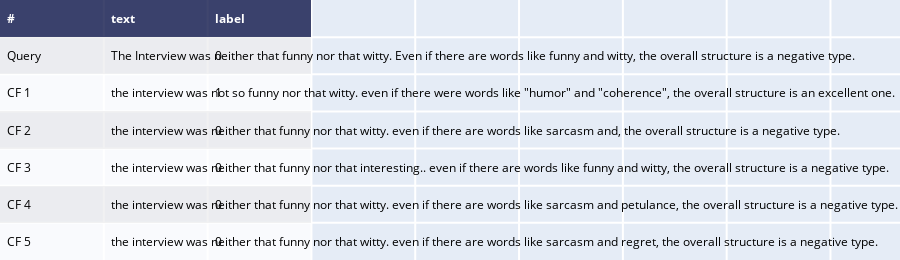

The notebook cell this image was saved under:
### Code cell
local_explanations['polyjuice'].ipython_plot(index=1)

### Figure 1 — Plotly figure (JSON) as saved in the notebook; plotly's stock layout.template omitted (floating-point values rounded to 4 significant figures)
{"data": [{"colorscale": [[0, "#00083e"], [0.5, "#ededee"], [1, "#ffffff"]], "hoverinfo": "none", "opacity": 0.75, "showscale": false, "type": "heatmap", "z": [[0, 0, 0], [0.5, 0.5, 0.5], [1, 1, 1], [0.5, 0.5, 0.5], [1, 1, 1], [0.5, 0.5, 0.5], [1, 1, 1]]}], "layout": {"annotations": [{"align": "left", "font": {"color": "#ffffff"}, "showarrow": false, "text": "<b>#</b>", "x": -0.45, "xanchor": "left", "xref": "x", "y": 0, "yref": "y"}, {"align": "left", "font": {"color": "#ffffff"}, "showarrow": false, "text": "<b>text</b>", "x": 0.55, "xanchor": "left", "xref": "x", "y": 0, "yref": "y"}, {"align": "left", "font": {"color": "#ffffff"}, "showarrow": false, "text": "<b>label</b>", "x": 1.55, "xanchor": "left", "xref": "x", "y": 0, "yref": "y"}, {"align": "left", "font": {"color": "#000000"}, "showarrow": false, "text": "Query", "x": -0.45, "xanchor": "left", "xref": "x", "y": 1, "yref": "y"}, {"align": "left", "font": {"color": "#000000"}, "showarrow": false, "text": "The Interview was neither that funny nor that witty. Even if there are words like funny and witty, the overall structure is a negative type.", "x": 0.55, "xanchor": "left", "xref": "x", "y": 1, "yref": "y"}, {"align": "left", "font": {"color": "#000000"}, "showarrow": false, "text": "0", "x": 1.55, "xanchor": "left", "xref": "x", "y": 1, "yref": "y"}, {"align": "left", "font": {"color": "#000000"}, "showarrow": false, "text": "CF 1", "x": -0.45, "xanchor": "left", "xref": "x", "y": 2, "yref": "y"}, {"align": "left", "font": {"color": "#000000"}, "showarrow": false, "text": "the interview was not so funny nor that witty. even if there were words like \"humor\" and \"coherence\", the overall structure is an excellent one.", "x": 0.55, "xanchor": "left", "xref": "x", "y": 2, "yref": "y"}, {"align": "left", "font": {"color": "#000000"}, "showarrow": false, "text": "1", "x": 1.55, "xanchor": "left", "xref": "x", "y": 2, "yref": "y"}, {"align": "left", "font": {"color": "#000000"}, "showarrow": false, "text": "CF 2", "x": -0.45, "xanchor": "left", "xref": "x", "y": 3, "yref": "y"}, {"align": "left", "font": {"color": "#000000"}, "showarrow": false, "text": "the interview was neither that funny nor that witty. even if there are words like sarcasm and, the overall structure is a negative type.", "x": 0.55, "xanchor": "left", "xref": "x", "y": 3, "yref": "y"}, {"align": "left", "font": {"color": "#000000"}, "showarrow": false, "text": "0", "x": 1.55, "xanchor": "left", "xref": "x", "y": 3, "yref": "y"}, {"align": "left", "font": {"color": "#000000"}, "showarrow": false, "text": "CF 3", "x": -0.45, "xanchor": "left", "xref": "x", "y": 4, "yref": "y"}, {"align": "left", "font": {"color": "#000000"}, "showarrow": false, "text": "the interview was neither that funny nor that interesting.. even if there are words like funny and witty, the overall structure is a negative type.", "x": 0.55, "xanchor": "left", "xref": "x", "y": 4, "yref": "y"}, {"align": "left", "font": {"color": "#000000"}, "showarrow": false, "text": "0", "x": 1.55, "xanchor": "left", "xref": "x", "y": 4, "yref": "y"}, {"align": "left", "font": {"color": "#000000"}, "showarrow": false, "text": "CF 4", "x": -0.45, "xanchor": "left", "xref": "x", "y": 5, "yref": "y"}, {"align": "left", "font": {"color": "#000000"}, "showarrow": false, "text": "the interview was neither that funny nor that witty. even if there are words like sarcasm and petulance, the overall structure is a negative type.", "x": 0.55, "xanchor": "left", "xref": "x", "y": 5, "yref": "y"}, {"align": "left", "font": {"color": "#000000"}, "showarrow": false, "text": "0", "x": 1.55, "xanchor": "left", "xref": "x", "y": 5, "yref": "y"}, {"align": "left", "font": {"color": "#000000"}, "showarrow": false, "text": "CF 5", "x": -0.45, "xanchor": "left", "xref": "x", "y": 6, "yref": "y"}, {"align": "left", "font": {"color": "#000000"}, "showarrow": false, "text": "the interview was neither that funny nor that witty. even if there are words like sarcasm and regret, the overall structure is a negative type.", "x": 0.55, "xanchor": "left", "xref": "x", "y": 6, "yref": "y"}, {"align": "left", "font": {"color": "#000000"}, "showarrow": false, "text": "0", "x": 1.55, "xanchor": "left", "xref": "x", "y": 6, "yref": "y"}], "height": 260, "margin": {"b": 0, "l": 0, "r": 0, "t": 0}, "xaxis": {"dtick": 1, "gridwidth": 2, "showticklabels": false, "tick0": -0.5, "ticks": "", "zeroline": false}, "yaxis": {"autorange": "reversed", "dtick": 1, "gridwidth": 2, "showticklabels": false, "tick0": 0.5, "ticks": "", "zeroline": false}}}
